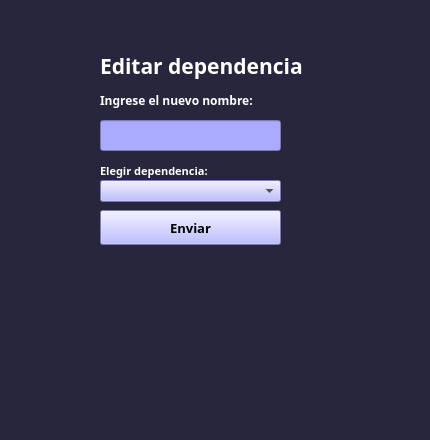
<?xml version="1.0" encoding="UTF-8"?>
<ui version="4.0">
 <class>form_window</class>
 <widget class="QWidget" name="form_window">
  <property name="geometry">
   <rect>
    <x>0</x>
    <y>0</y>
    <width>430</width>
    <height>440</height>
   </rect>
  </property>
  <property name="minimumSize">
   <size>
    <width>430</width>
    <height>440</height>
   </size>
  </property>
  <property name="maximumSize">
   <size>
    <width>430</width>
    <height>500</height>
   </size>
  </property>
  <property name="windowTitle">
   <string>Agregar Dependencia</string>
  </property>
  <property name="styleSheet">
   <string notr="true">background-color:#27263c;</string>
  </property>
  <widget class="QWidget" name="centralwidget" native="true">
   <property name="geometry">
    <rect>
     <x>40</x>
     <y>30</y>
     <width>361</width>
     <height>341</height>
    </rect>
   </property>
   <widget class="QLineEdit" name="input_dependencia_nombre">
    <property name="geometry">
     <rect>
      <x>60</x>
      <y>90</y>
      <width>181</width>
      <height>31</height>
     </rect>
    </property>
    <property name="minimumSize">
     <size>
      <width>0</width>
      <height>25</height>
     </size>
    </property>
    <property name="styleSheet">
     <string notr="true">background:rgb(170, 170, 255);</string>
    </property>
    <property name="maxLength">
     <number>20</number>
    </property>
   </widget>
   <widget class="QLabel" name="label">
    <property name="geometry">
     <rect>
      <x>60</x>
      <y>20</y>
      <width>301</width>
      <height>31</height>
     </rect>
    </property>
    <property name="font">
     <font>
      <family>Candara</family>
      <pointsize>16</pointsize>
      <weight>75</weight>
      <italic>false</italic>
      <bold>true</bold>
      <underline>false</underline>
     </font>
    </property>
    <property name="styleSheet">
     <string notr="true">color:white;</string>
    </property>
    <property name="text">
     <string>Editar dependencia</string>
    </property>
   </widget>
   <widget class="QLabel" name="label_2">
    <property name="geometry">
     <rect>
      <x>60</x>
      <y>60</y>
      <width>311</width>
      <height>21</height>
     </rect>
    </property>
    <property name="font">
     <font>
      <family>Candara</family>
      <weight>75</weight>
      <bold>true</bold>
     </font>
    </property>
    <property name="styleSheet">
     <string notr="true">color:white;</string>
    </property>
    <property name="text">
     <string>Ingrese el nuevo nombre:</string>
    </property>
   </widget>
   <widget class="QLabel" name="label_3">
    <property name="geometry">
     <rect>
      <x>60</x>
      <y>130</y>
      <width>301</width>
      <height>21</height>
     </rect>
    </property>
    <property name="font">
     <font>
      <family>Candara</family>
      <pointsize>8</pointsize>
      <weight>75</weight>
      <bold>true</bold>
     </font>
    </property>
    <property name="styleSheet">
     <string notr="true">color:white;</string>
    </property>
    <property name="text">
     <string>Elegir dependencia:</string>
    </property>
   </widget>
   <widget class="QPushButton" name="enviar_dependencia">
    <property name="geometry">
     <rect>
      <x>60</x>
      <y>180</y>
      <width>181</width>
      <height>35</height>
     </rect>
    </property>
    <property name="minimumSize">
     <size>
      <width>0</width>
      <height>35</height>
     </size>
    </property>
    <property name="maximumSize">
     <size>
      <width>16777215</width>
      <height>35</height>
     </size>
    </property>
    <property name="font">
     <font>
      <family>Candara</family>
      <pointsize>10</pointsize>
      <weight>75</weight>
      <bold>true</bold>
     </font>
    </property>
    <property name="cursor">
     <cursorShape>PointingHandCursor</cursorShape>
    </property>
    <property name="styleSheet">
     <string notr="true">background:rgb(170, 170, 255);</string>
    </property>
    <property name="text">
     <string>Enviar</string>
    </property>
   </widget>
   <widget class="QComboBox" name="elegir_dependencia">
    <property name="geometry">
     <rect>
      <x>60</x>
      <y>150</y>
      <width>181</width>
      <height>22</height>
     </rect>
    </property>
    <property name="styleSheet">
     <string notr="true">background:rgb(170, 170, 255);</string>
    </property>
   </widget>
  </widget>
  <widget class="QMenuBar" name="menubar">
   <property name="geometry">
    <rect>
     <x>0</x>
     <y>0</y>
     <width>320</width>
     <height>22</height>
    </rect>
   </property>
  </widget>
  <widget class="QStatusBar" name="statusbar">
   <property name="geometry">
    <rect>
     <x>0</x>
     <y>0</y>
     <width>3</width>
     <height>18</height>
    </rect>
   </property>
  </widget>
 </widget>
 <resources/>
 <connections/>
</ui>
